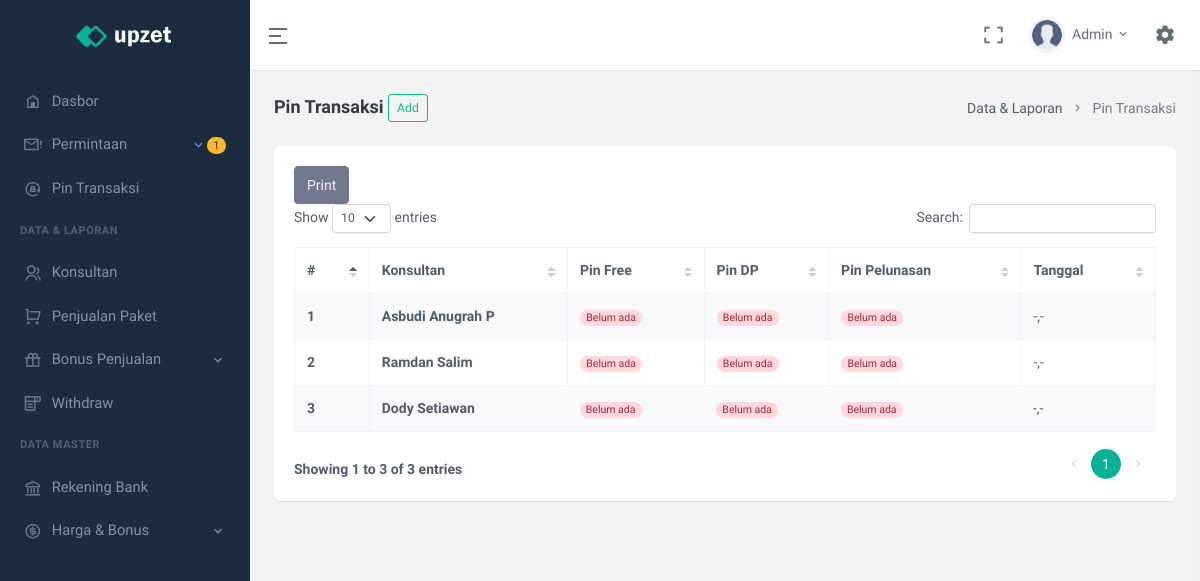
The app's page /pin-transaksi.php (signed in), older data.
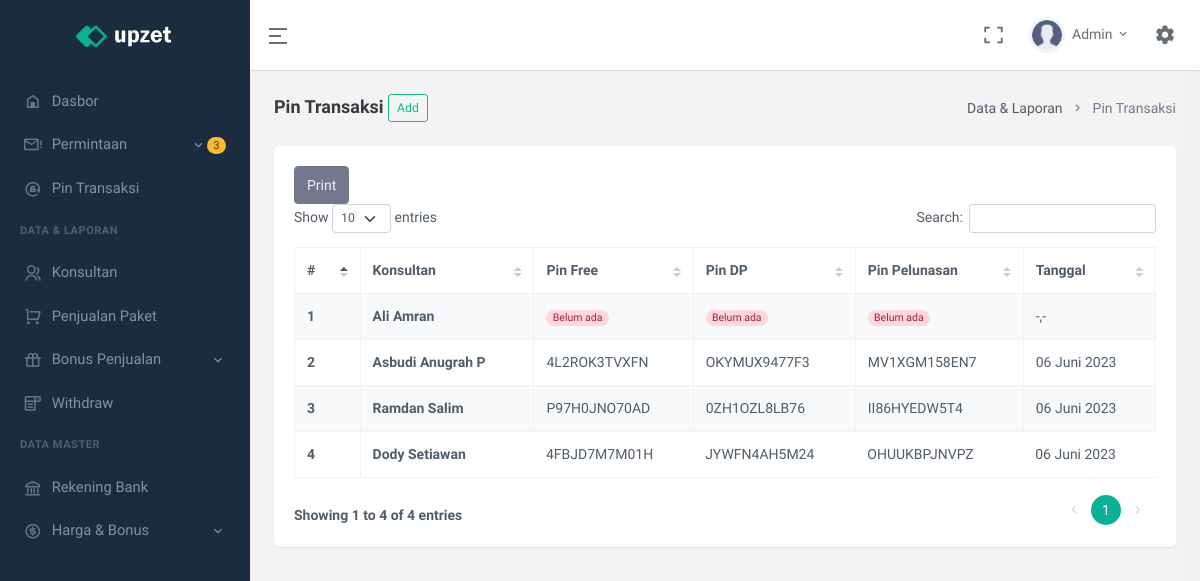
The same page, newer data.
### tables this page shows
CREATE TABLE `user` (
  `id` int(11) UNSIGNED NOT NULL,
  `code_referral` varchar(7) NOT NULL,
  `email` varchar(250) NOT NULL,
  `name` varchar(25) NOT NULL,
  `no_telpn` varchar(25) NOT NULL,
  `password` text NOT NULL,
  `role_user` enum('ADMIN','OWNER','KONSULTAN') NOT NULL DEFAULT 'KONSULTAN',
  `upline` varchar(7) NOT NULL DEFAULT 'ADMIN',
  `status` enum('AKTIF','TIDAK AKTIF') NOT NULL DEFAULT 'TIDAK AKTIF',
  `join_date` datetime NOT NULL
);

CREATE TABLE `pin_user` (
  `id` int(11) UNSIGNED NOT NULL,
  `code_referral` varchar(12) NOT NULL,
  `pin_free` varchar(12) NOT NULL,
  `pin_uang_muka` varchar(12) NOT NULL,
  `pin_pelunasan` varchar(12) NOT NULL,
  `date_create` date NOT NULL
);

### modal/ConnectionsClass.php (called while the page is built, shortened)
<?php
class ConnectionsClass{
    private $servername = "localhost";
    private $username = "root";
    private $password = "";
    private $dbname = "nrj_tour";
    protected function dbConn(){
        $connect = new mysqli($this->servername, $this->username, $this->password, $this->dbname);
        if($connect){
            return $connect;
        }
    }
    protected function dbCheck(?string $tableName = null){
        $sql = "SHOW TABLES LIKE '" . $tableName . "'";
        $exe = $this->dbConn()->query($sql);
        $result = $exe->num_rows;
        return $result;
    }
}
?>

### modal/userClass.php (called while the page is built, shortened)
<?php
class userClass extends ConnectionsClass{
    private $table_name = "user";
    public function __construct(){
        if($this->dbCheck($this->table_name) == 0){
            $sql = "CREATE TABLE " . $this->table_name . " (
                id INT(11) UNSIGNED AUTO_INCREMENT PRIMARY KEY,
                code_referral VARCHAR(7) NOT NULL UNIQUE,
                email VARCHAR(250) NOT NULL UNIQUE,
                name VARCHAR(25) NOT NULL,
                no_telpn VARCHAR(25) NOT NULL UNIQUE,
                password TEXT NOT NULL,
                role_user ENUM('ADMIN','OWNER','KONSULTAN') NOT NULL DEFAULT 'KONSULTAN',
                upline VARCHAR(7) NOT NULL DEFAULT 'ADMIN',
                status ENUM('AKTIF','TIDAK AKTIF') NOT NULL DEFAULT 'TIDAK AKTIF',
                join_date DATETIME NOT NULL
            )";
            $this->dbConn()->query($sql);
            $this->dbConn()->close();
        }
    }
    public function selectUser(?string $param = null, ?string $key1 = null, ?string $key2 = null, ?string $key3 = null, ?string $key4 = null){
        if($param == "oneCondition"){
            $sql = "SELECT * FROM " . $this->table_name . " WHERE " . $key1 . " = '" . $key2 . "' ORDER BY join_date DESC";
        }elseif($param == "checkForUpdate"){
            $sql = "SELECT * FROM " . $this->table_name . " WHERE " . $key1 . " = '" . $key2 . "' AND code_referral <> '" . $key3 . "'";
        }
        $exe = $this->dbConn()->query($sql);
        while($rows = $exe->fetch_assoc()){
            $data[] = $rows;
        }
        $result["data"] = $data;
        $result["nums"] = $exe->num_rows;
        return $result;
    }
}
?>

### config/userLogin.php (called while the page is built, shortened)
<?php
$userClass = new userClass();
$dataLogin = $userClass->selectUser("oneCondition","code_referral",$_SESSION['id_nrjtour']);
foreach($dataLogin['data'] as $row){
    $name = $row['name'];
    $role_user = $row['role_user'];
}
?>

### modal/withdrawClass.php (called while the page is built, shortened)
<?php
class withdrawClass extends ConnectionsClass{
    private $table_name = "withdraw";
    public function __construct(){
        if($this->dbCheck($this->table_name) == 0){
            $sql = "CREATE TABLE " . $this->table_name . " (
                id INT(11) UNSIGNED AUTO_INCREMENT PRIMARY KEY,
                code_referral VARCHAR(7) NOT NULL,
                nominal DOUBLE NOT NULL,
                status ENUM('PENDING','DITOLAK','SUCCESS') NOT NULL DEFAULT 'PENDING',
                date DATETIME NOT NULL
            )";
            $this->dbConn()->query($sql);
            $this->dbConn()->close();
        }
    }
    public function selectWithdraw(?string $param = null, ?string $key1 = null, ?string $key2 = null){
        if($param == "oneCondition"){
            $sql = "SELECT * FROM " . $this->table_name . " WHERE " . $key1 . " = '" . $key2 . "' ORDER BY date DESC";
        }else{
            $sql = "SELECT * FROM " . $this->table_name . " ORDER BY date DESC";
        }
        $exe = $this->dbConn()->query($sql);
        $result["data"] = $data;
        $result["nums"] = $exe->num_rows;
        return $result;
    }
}
?>

### modal/dataPenjualanClass.php (called while the page is built, shortened)
<?php
class dataPenjualanClass extends ConnectionsClass{
    private $table_name = "data_penjualan";
    public function selectDataPenjualan(?string $param = null, ?string $key1 = null, ?string $key2 = null, ?string $key3 = null, ?string $key4 = null){
        if($param == "oneCondition"){
            $sql = "SELECT * FROM " . $this->table_name . " WHERE " . $key1 . " = '" . $key2 . "' ORDER BY date DESC";
        }elseif($param == "dateUser"){
            $sql = "SELECT * FROM " . $this->table_name . " WHERE perekrut = '" . $key1 . "' AND (date >= '" . $key2 . " 00:00:00' AND date <= '" . $key3 . " 23:59:59') ORDER BY date DESC LIMIT 1";
        }else{
            $sql = "SELECT * FROM " . $this->table_name . " ORDER BY date DESC";
        }
        $exe = $this->dbConn()->query($sql);
        while($rows = $exe->fetch_assoc()){
            $data[] = $rows;
        }
        $result["data"] = $data;
        $result["nums"] = $exe->num_rows;
        return $result;
    }
}
?>

### modal/pinClass.php (called while the page is built, shortened)
<?php
class pinClass extends ConnectionsClass{
    private $table_name = "pin_user";
    public function selectPin(?string $param = null, ?string $key1 = null, ?string $key2 = null, ?string $key3 = null){
        if($param == "pinFree"){
            $sql = "SELECT code_referral FROM " . $this->table_name . " WHERE pin_free = '" . $key1 . "' AND date_create = '" . $key2 . "' AND code_referral = '" . $key3 . "'";
        }elseif($param == "pinUangMuka"){
            $sql = "SELECT code_referral FROM " . $this->table_name . " WHERE pin_uang_muka = '" . $key1 . "' AND date_create = '" . $key2 . "' AND code_referral = '" . $key3 . "'";
        }elseif($param == "pinPelunasan"){
            $sql = "SELECT code_referral FROM " . $this->table_name . " WHERE pin_pelunasan = '" . $key1 . "' AND date_create = '" . $key2 . "' AND code_referral = '" . $key3 . "'";
        }elseif($param == "pinFreeCheck"){
            $sql = "SELECT code_referral FROM " . $this->table_name . " WHERE pin_free = '" . $key1 . "' AND date_create = '" . $key2 . "'";
        }elseif($param == "pinUangMukaCheck"){
            $sql = "SELECT code_referral FROM " . $this->table_name . " WHERE pin_uang_muka = '" . $key1 . "' AND date_create = '" . $key2 . "'";
        }elseif($param == "pinPelunasanCheck"){
            $sql = "SELECT code_referral FROM " . $this->table_name . " WHERE pin_pelunasan = '" . $key1 . "' AND date_create = '" . $key2 . "'";
        }elseif($param == "dataPinUser"){
            $sql = "SELECT pin_free, pin_uang_muka, pin_pelunasan, date_create FROM " . $this->table_name . " WHERE code_referral = '" . $key1 . "' AND date_create = '" . $key2 . "'";
        }
        $exe = $this->dbConn()->query($sql);
        while($rows = $exe->fetch_assoc()){
            $data[] = $rows;
        }
        $result["data"] = $data;
        $result["nums"] = $exe->num_rows;
        return $result;
    }
}
?>

### config/pinTransaksiConfig.php (the view, shortened to what the rows shown need)
<?php
$pinClass = new pinClass();
$formatInputClass = new formatInputClass();
$dateNow = $formatInputClass->date()['dateNow'];
function dataTable(){
    global $userClass;
    $num = 1;
    $data = $userClass->selectUser("oneCondition", "role_user", "KONSULTAN");
    foreach($data['data'] as $row){
        if($row['status'] == "AKTIF"){
            echo '<tr>
                    <th> ' . $num++ . ' </th>
                    <td>
                        <strong>' . $row['name'] . '</strong><br>
                    </td>
                    <td> ' . dataPinUser($row['code_referral'])['free'] . ' </td>
                    <td> ' . dataPinUser($row['code_referral'])['dp'] . ' </td>
                    <td> ' . dataPinUser($row['code_referral'])['pelunasan'] . ' </td>
                    <td> ' . dataPinUser($row['code_referral'])['tgl'] . ' </td>
                </tr>';
        }
    }
}
function dataPinUser($user){
    global $pinClass;
    global $dateNow;
    $data = $pinClass->selectPin("dataPinUser", $user, $dateNow);
    if($data['nums'] == 0){
        $result['free'] = '<span class="badge rounded-pill alert-danger">Belum ada</span>';
        $result['dp'] = '<span class="badge rounded-pill alert-danger">Belum ada</span>';
        $result['pelunasan'] = '<span class="badge rounded-pill alert-danger">Belum ada</span>';
        $result['tgl'] = '-,-';
    }else{
        foreach($data['data'] as $row){
            $result['free'] = $row['pin_free'];
            $result['dp'] = $row['pin_uang_muka'];
            $result['pelunasan'] = $row['pin_pelunasan'];
            $result['tgl'] = ubahFormatTanggal($row['date_create']);
        }
    }
    return $result;
}
function ubahFormatTanggal($tanggal){
    $bulan = array(
        1 => 'Januari',
        2 => 'Februari',
        3 => 'Maret',
        4 => 'April',
        5 => 'Mei',
        6 => 'Juni',
        7 => 'Juli',
        8 => 'Agustus',
        9 => 'September',
        10 => 'Oktober',
        11 => 'November',
        12 => 'Desember'
    );
    $tanggalArr = explode('-', $tanggal);
    if(intval($tanggalArr[2]) < 10){
        $tanggalBaru = '0' . intval($tanggalArr[2]) . ' ' . $bulan[intval($tanggalArr[1])] . ' ' . $tanggalArr[0];
    }else{
        $tanggalBaru = intval($tanggalArr[2]) . ' ' . $bulan[intval($tanggalArr[1])] . ' ' . $tanggalArr[0];
    }
    return $tanggalBaru;
}
?>

### partial/topBar.php (shortened to what the rows shown need)
<header id="page-topbar">
    <div class="navbar-header">
        <div class="d-flex">
            <div class="dropdown d-inline-block user-dropdown">
                <button type="button" class="btn header-item waves-effect" id="page-header-user-dropdown"
                    data-bs-toggle="dropdown" aria-haspopup="true" aria-expanded="false">
                    <img class="rounded-circle header-profile-user" src="assets/images/users/avatar-2.png"
                        alt="Header Avatar">
                    <span class="d-none d-xl-inline-block ms-1"><?= explode(" ",$name)[0] ?></span>
                    <i class="mdi mdi-chevron-down d-none d-xl-inline-block"></i>
                </button>
            </div>
        </div>
    </div>
</header>

### partial/sideBar.php (shortened to what the rows shown need)
<?php
    $dataPenjualanClass = new dataPenjualanClass();
    $withdrawClass = new withdrawClass();
?>
<div class="vertical-menu">
    <div data-simplebar class="h-100">
        <div id="sidebar-menu">
            <ul class="metismenu list-unstyled" id="side-menu">
                <?php
                    if($role_user == "ADMIN"){
                        $dataNotif = $dataPenjualanClass->selectDataPenjualan("all");
                        $orderNumPendingNotif = 0;
                        $orderNumPendingPelunansanNotif = 0;
                        foreach($dataNotif['data'] as $row){
                            if($row['status'] == "PENDING"){
                                $orderNumPendingNotif += 1;
                            }elseif($row['status'] == "MENUNGGU KONFIRMASI PELUNASAN"){
                                $orderNumPendingPelunansanNotif += 1;
                            }
                        }
                        $dataWd = $withdrawClass->selectWithdraw("oneCondition", "status", "PENDING");
                        $wdnUMPending = $dataWd['nums'];
                ?>
                    <li>
                        <a href="javascript: void(0);" class="has-arrow waves-effect">
                            <i class="mdi mdi-email-alert-outline"></i>
                            <?php if($orderNumPendingNotif + $orderNumPendingPelunansanNotif + $wdnUMPending > 0){ ?>
                                <span class="badge rounded-pill bg-warning text-dark float-end"><?= $orderNumPendingNotif + $orderNumPendingPelunansanNotif + $wdnUMPending ?></span>
                            <?php } ?>
                            <span>Permintaan</span>
                        </a>
                    </li>
                <?php } ?>
            </ul>
        </div>
    </div>
</div>

Row changes from the older to the newer data that the page shows:
computed for user "Admin": role_user "1" → "3"
added user: name "Ali Amran", tgl "-,-"
shown differently, row unchanged: user "Asbudi Anugrah P": code_referral.pin_free (not shown) → "4L2ROK3TVXFN"; dp (not shown) → "OKYMUX9477F3"; pelunasan (not shown) → "MV1XGM158EN7"; tgl "-,-" → "06 Juni 2023"; no longer shows "Belum ada Belum ada Belum ada"
shown differently, row unchanged: user "Ramdan Salim": code_referral.pin_free (not shown) → "P97H0JNO70AD"; dp (not shown) → "0ZH1OZL8LB76"; pelunasan (not shown) → "II86HYEDW5T4"; tgl "-,-" → "06 Juni 2023"; no longer shows "Belum ada Belum ada Belum ada"
shown differently, row unchanged: user "Dody Setiawan": code_referral.pin_free (not shown) → "4FBJD7M7M01H"; dp (not shown) → "JYWFN4AH5M24"; pelunasan (not shown) → "OHUUKBPJNVPZ"; tgl "-,-" → "06 Juni 2023"; no longer shows "Belum ada Belum ada Belum ada"
Text that changed along with them:
text written by a page script: "Show entries Search: Showing 1 to 3 of 3 entries 1" → "Show entries Search: Showing 1 to 4 of 4 entries 1"
